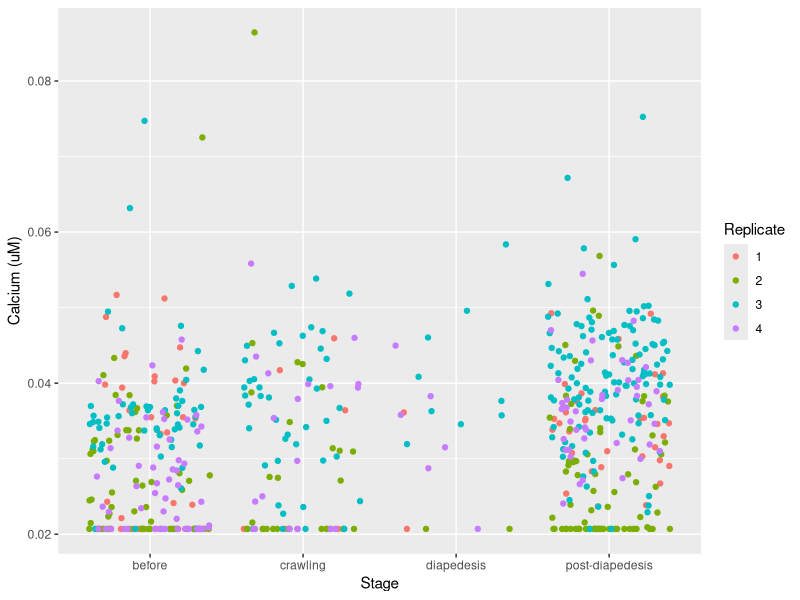
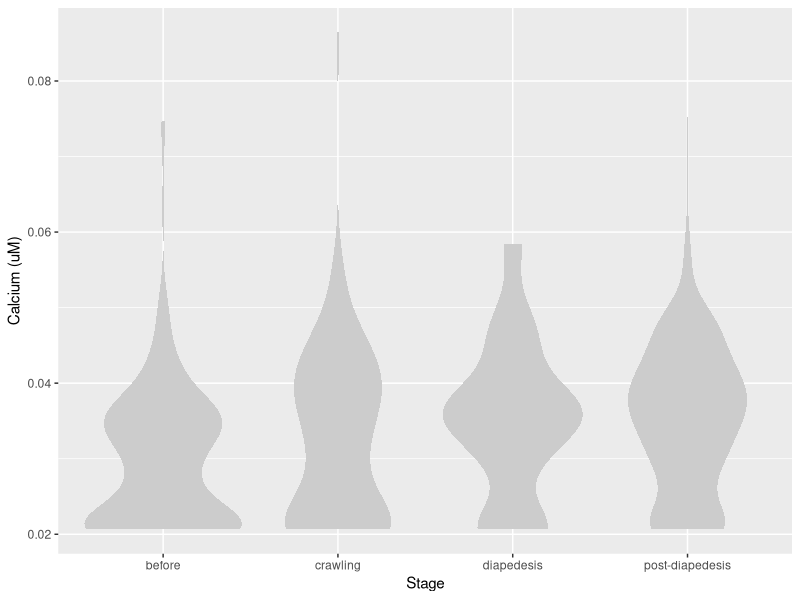
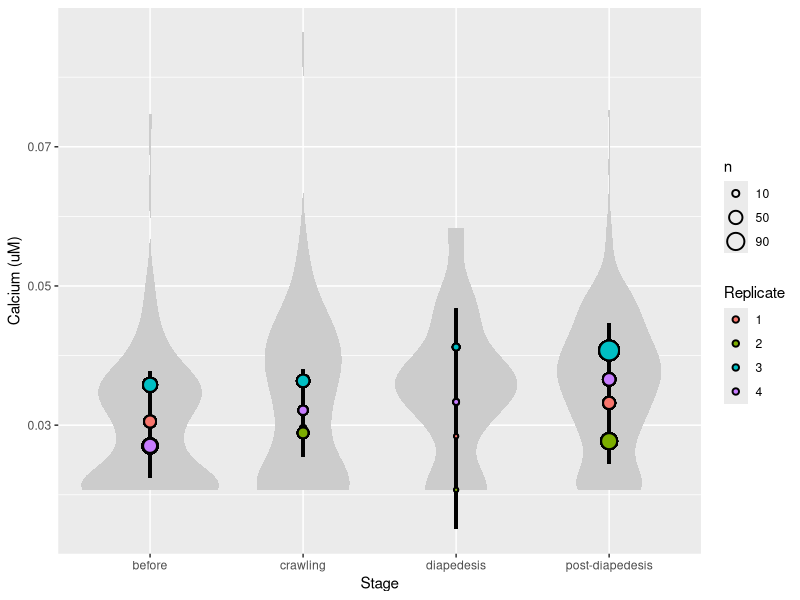
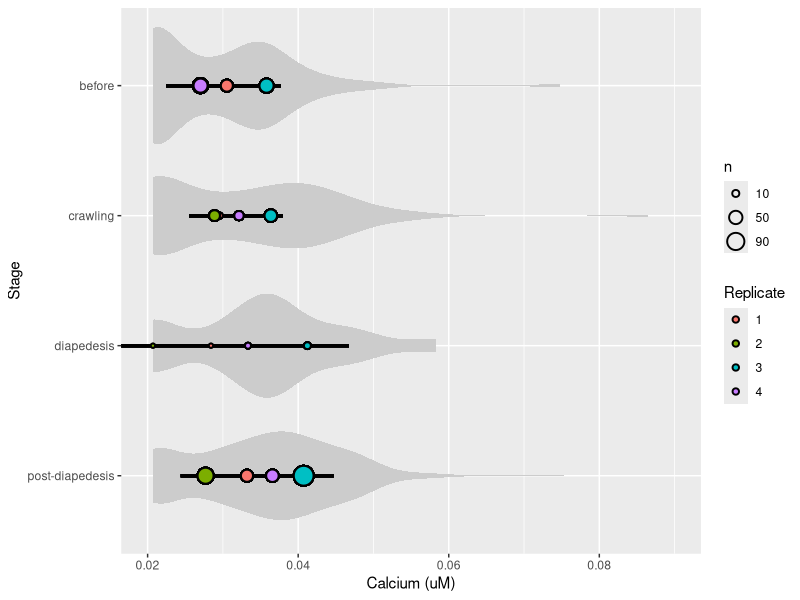
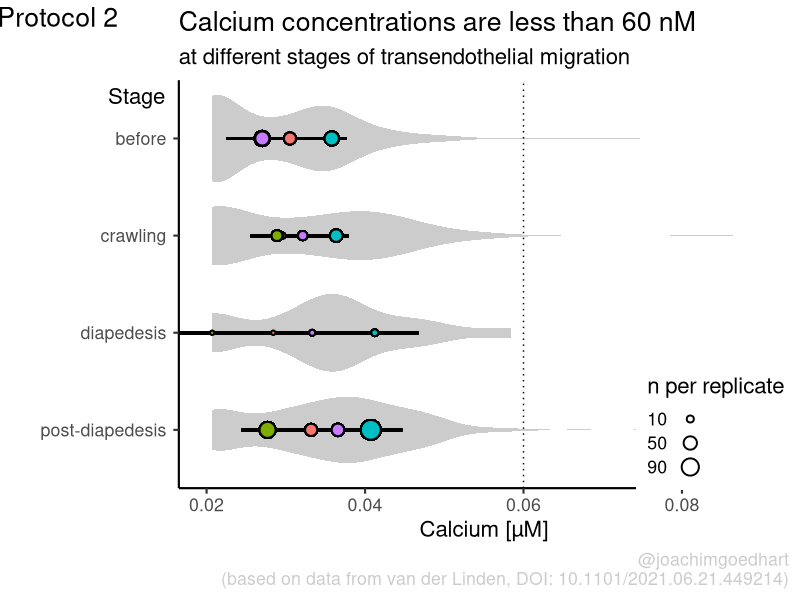
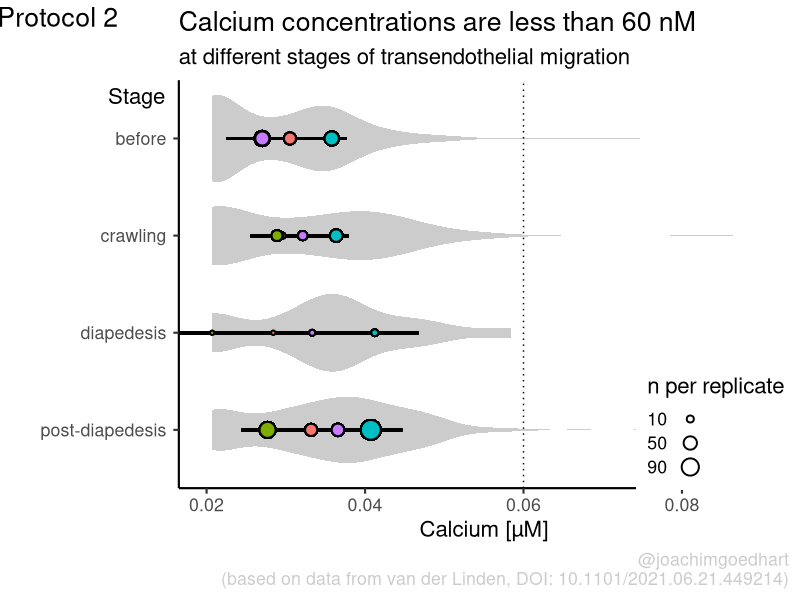

Write the R code that produced these figures, in order.
## ---- chunk 1
library(tidyverse)
## ---- chunk 2
Confidence_level <-  0.95
## ---- chunk 3
df_raw <- readxl::read_excel('data/figure5.xlsx', skip=6)
## ---- chunk 4
head(df_raw)
## ---- chunk 5
df_raw <- df_raw %>% mutate(Replicate = as.factor(`Batch no. neutrophils`))
## ---- chunk 6
ggplot(data=df_raw, aes(x=Stage)) +
  geom_jitter(data=df_raw, aes(x=Stage, y=`Calcium (uM)`, color=Replicate))
## ---- chunk 7
df_summary <- df_raw %>% group_by(Stage, Replicate) %>%
  summarise(n=n(), mean=mean(`Calcium (uM)`))
## ---- chunk 8
df_summary_replicas <- df_summary %>% group_by(Stage) %>%
  mutate(n_rep=n(), mean_rep=mean(mean), sd_rep = sd(mean))  %>%
  mutate(sem = sd_rep / sqrt(n_rep - 1),
         `95%CI_lo` = mean_rep + qt((1-Confidence_level)/2, n_rep - 1) * sem,
         `95%CI_hi` = mean_rep - qt((1-Confidence_level)/2, n_rep - 1) * sem,
         NULL)
## ---- chunk 9
head(df_summary_replicas)
## ---- chunk 10
df_2 <- df_raw %>% left_join(df_summary_replicas, by = c("Stage","Replicate"))
## ---- chunk 11
df_2 %>% write.csv("protocol_2.csv", row.names=FALSE)
## ---- chunk 12
p <- ggplot(data=df_2, aes(x=Stage)) +
  geom_violin(data=df_2, aes(x=Stage, y=`Calcium (uM)`), color=NA, fill="grey80")
## ---- chunk 13
p
## ---- chunk 14
 p <- p + geom_linerange(data = df_2, aes(ymin=`95%CI_lo`, ymax=`95%CI_hi`), size=1, alpha=0.8) 
## ---- chunk 15
p <- p + geom_point(data=df_2, aes(x=Stage, y=mean, size=n, fill=Replicate),  shape=21, stroke = 1)
## ---- chunk 16
p <- p + scale_size_area(breaks = c(10, 50, 90), max_size = 6)
## ---- chunk 17
p
## ---- chunk 18
p <- p + coord_flip(ylim = c(0.02,0.09)) +
  # This ensures correct order of conditions when plot is rotated 90 degrees
  scale_x_discrete(limits = rev)
## ---- chunk 19
p
## ---- chunk 20
p <- p + geom_hline(yintercept = 0.060, linetype='dotted')
## ---- chunk 21
p <-
  p + labs(
    title = "Calcium concentrations are less than 60 nM",
    subtitle = "at different stages of transendothelial migration",
    x = "Stage",
    y = "Calcium [µM]",
    caption = "@joachimgoedhart\n(based on data from van der Linden, DOI: 10.1101/2021.06.21.449214)",
    tag = "Protocol 2"
  )
## ---- chunk 22
p <-
  #Set text size
  p + theme_classic(base_size = 16) + theme(
    plot.caption = element_text(
      color = "grey80",
      hjust = 1
    ),
    #Set position of legend to lower right corner
    legend.position = c(0.88,0.15),
    
    #This line positions the label ('title') of the conditions
    axis.title.y = element_text(vjust = 0.98, angle = 0, margin=margin(l=70)),
    
    #This line positions the names of the conditions
    #A negative margin is needed for aligning the y-axis 'title' with the 'text'
    axis.text.y = element_text(vjust = 0.5, hjust=1, angle = 0, margin=margin(l=-90, r=5)),
    
    #Move 'tag', so its position partially overlaps with the conditions
    plot.tag.position = c(0.06,0.99)
    ) + guides(fill = "none",
               size = guide_legend(title = 'n per replicate', label.position = "left")
               )
## ---- chunk 23
p
## ---- chunk 24
png(file=paste0("Protocol_02.png"), width = 4000, height = 3000, units = "px", res = 400)
  p
dev.off()
